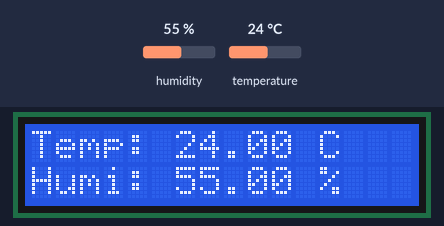
The sketch below on a simulated Arduino Uno, built with avr-gcc and run on an emulated ATmega328P. On the bench: 16×2 character LCD. The test bench sets the inputs (shaded band); at power-on: humidity 55 %, temperature 24 °C.

Above: at 1.2 s.
1.3 s: humidity set to 22 %
At 2.6 s:
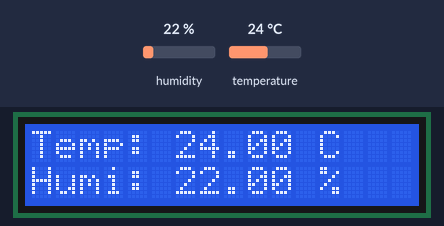
4.0 s: temperature set to 12 °C
At 5.2 s:
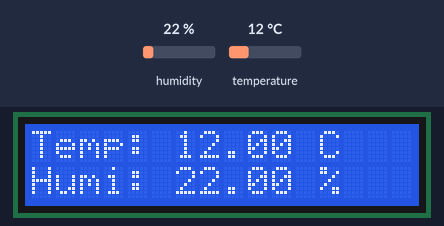
6.7 s: humidity set to 40 %
At 9.1 s:
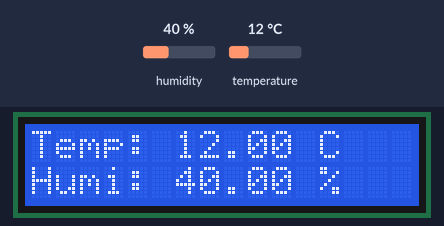
9.7 s: temperature set to 19 °C
At 11.6 s:
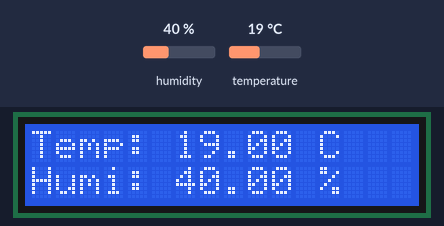
Timing chart, 0 to 13.1 s (numbered marks = the images above; inputs shaded):
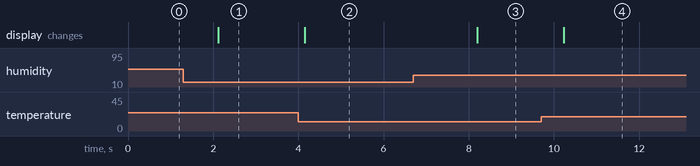

The sketch:

DIY_Temp_humidity_meter.ino
```cpp
#include <dht.h>                        //include the DHT library
#include <LiquidCrystal.h>              //include the LiquidCrystal library
#define DHTPin 12                        //define DHT pin
LiquidCrystal lcd(1, 3, 4, 5, 6, 7);    //define LCD pins (RS, E, D4, D5, D6, D7)
dht DHT;

void setup() {

  lcd.begin(16,2);//initializes the LCD and specifies the dimensions
}
void loop() {
  DHT.read11(DHTPin);
  float temp = DHT.temperature;
  float humi = DHT.humidity;
  lcd.setCursor(0,0); // write in the 1st row of the LCD
  lcd.print("Temp: ");
  lcd.print(temp);
  lcd.print(" C");
  lcd.setCursor(0,1); //write in the 2ND row of the lCD
  lcd.print("Humi: ");
  lcd.print(humi);
  lcd.print(" %");
  delay(2000); //reading after every 2 seconds
}
```

Measured:
- after the input at 1.3 s, the display: changes after 0.82 s (image 1)
- after the input at 4.0 s, the display: changes after 0.15 s (image 2)
- after the input at 6.7 s, the display: changes after 1.5 s (image 3)
- after the input at 9.7 s, the display: changes after 0.53 s (image 4)
